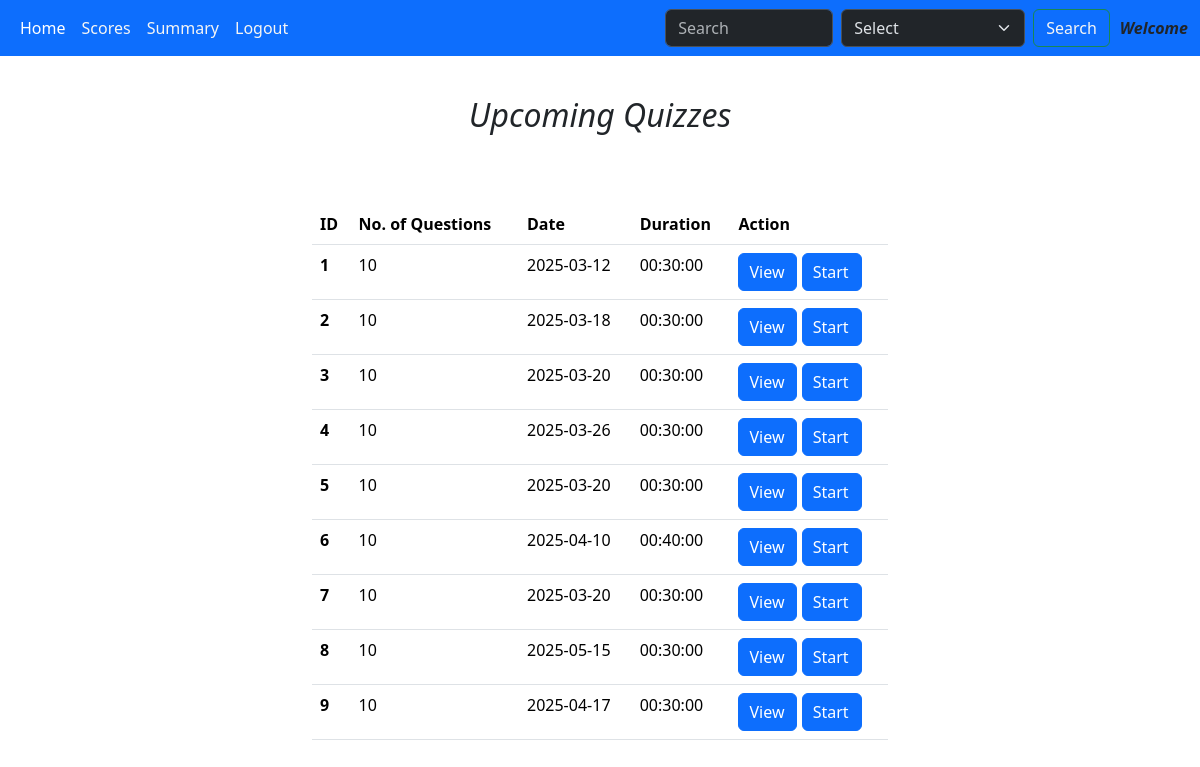
Screenshot of /user_dashboard with the database file from the repository.
### models.py (models this page shows)
class Quiz(db.Model):
    id = db.Column(db.Integer, primary_key = True)
    chapter_id = db.Column(db.Integer, db.ForeignKey('chapter.id'), nullable = False)
    date_of_quiz = db.Column(db.Date, nullable = False)
    time_duration = db.Column(db.Time, nullable = False)
    quiz_attempted = db.Column(db.Integer())
    questions = db.Relationship('Questions', backref = 'quiz')

### app.py (the view)
@app.route('/user_dashboard')
def user_dashboard():
    quizzes = Quiz.query.all()
    user_id = session.get('user_id')
    user_obj = User.query.get(user_id)
    for quiz in quizzes:
        score = Scores.query.filter_by(user_id=user_id, quiz_id=quiz.id).first()
        if not score:
            quiz.quiz_attempted = 0
            db.session.commit()
        else:
            quiz.quiz_attempted = 1
            db.session.commit()
    return render_template('user_dashboard.html', quizzes = quizzes, user_obj = user_obj)

### templates/user_dashboard.html (shortened to what this page needs)
<!DOCTYPE html>
<html lang="en">
<head>
    <link rel="stylesheet" href="/static/style.css">
    <link href="https://cdn.jsdelivr.net/npm/bootstrap@5.3.3/dist/css/bootstrap.min.css"
    rel="stylesheet"
>
</head>
<body>
    <nav class="navbar navbar-expand-lg bg-primary" data-bs-theme="dark">
        <div class="container-fluid">
          <div class="collapse navbar-collapse" id="navbarSupportedContent">
            <ul class="navbar-nav me-auto mb-2 mb-lg-0">
              <li class="nav-item">
                <a class="nav-link active" aria-current="page" href="/user_dashboard">Home</a>
              </li>
              <li class="nav-item">
                <a class="nav-link" href="/scores" style="color:whitesmoke">Scores</a>
              </li>
              <li class="nav-item dropdown">
                <a class="nav-link" href="/summary_user" style="color:whitesmoke">
                  Summary
                </a>
              </li>
              <li class="nav-item">
                <a class="nav-link" style="color:whitesmoke" href="/logout">Logout</a>
              </li>
            </ul>
            <form class="d-flex" role="search" action="/search_user">
              <input class="form-control me-2" type="search" placeholder="Search" aria-label="Search">
              <select class="form-select me-2" aria-label="Default select example">
                <option selected>Select</option>
              </select>
              <button class="btn btn-outline-success" type="submit" style="color:whitesmoke">Search</button>
            </form>
            <span style="text-align:center; margin-left:10px; font-style:italic; font-weight: 700;">Welcome {{ user_obj.name }}</span>
          </div>
        </div>
    </nav>
    <div class="upcoming_quizes">
        <div id="up_quizzes" style="text-align:center; margin-top:8px; font-style:oblique">
            <h2 style="margin:30px;">Upcoming Quizzes</h2>
        </div>
        <div class="container-fluid" style="margin-top:70px;">
            <table class="table caption-top">
                <thead>
                  <tr>
                    <th scope="col">ID</th>
                    <th scope="col">No. of Questions</th>
                    <th scope="col">Date</th>
                    <th scope="col">Duration</th>
                    <th scope="col">Action</th>
                  </tr>
                </thead>
                <tbody>
                  {% for quiz in quizzes %}
                  <tr>
                    <th scope="row">{{quiz.id }}</th>
                    <td>{{ quiz.questions|length }}</td>
                    <td>{{ quiz.date_of_quiz }} </td>
                    <td>{{ quiz.time_duration }}</td>
                    <td><a href="/view/{{ quiz.id }}" class="btn btn-primary" style="padding-left:10px">View</a>
                      <a href="/start_Exam/{{ quiz.id }}" class="btn btn-primary" style="padding-left:10px">Start</a></td>
                  </tr>
                  {% endfor %}
                </tbody>
            </table>
        </div>
    </div>
</body>
</html>

### static/style.css (style rules this page uses)
* { margin:0px; }
.upcoming_quizes { margin:auto; margin-top: 40px; width:600px; border:none; border-radius: 10px; }

### rows the page displays
Quiz: id "1", questions|length "10", date_of_quiz "2025-03-12", time_duration "00:30:00"
Quiz: id "2", questions|length "10", date_of_quiz "2025-03-18", time_duration "00:30:00"
Quiz: id "3", questions|length "10", date_of_quiz "2025-03-20", time_duration "00:30:00"
Quiz: id "4", questions|length "10", date_of_quiz "2025-03-26", time_duration "00:30:00"
Quiz: id "5", questions|length "10", date_of_quiz "2025-03-20", time_duration "00:30:00"
Quiz: id "6", questions|length "10", date_of_quiz "2025-04-10", time_duration "00:40:00"
Quiz: id "7", questions|length "10", date_of_quiz "2025-03-20", time_duration "00:30:00"
Quiz: id "8", questions|length "10", date_of_quiz "2025-05-15", time_duration "00:30:00"
Quiz: id "9", questions|length "10", date_of_quiz "2025-04-17", time_duration "00:30:00"
